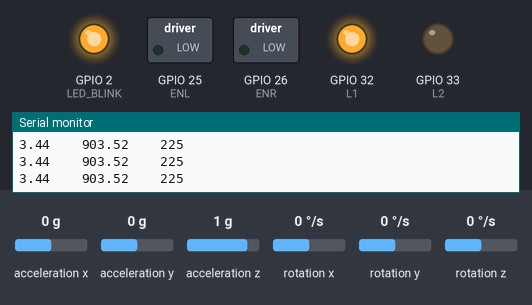
A sketch run on a simulated ESP32. Parts: switched loads named in the sketch (green lamp = pin HIGH), output pins drawn as LEDs (lit = HIGH), the last lines printed to the serial monitor. Wiring (inferred from the names in the program): MPU-6050 motion sensor at I2C address 0x68. The inputs (shaded band) are chosen by the test bench; at power-on: rotation y 0 °/s, acceleration x 0 g, acceleration y 0 g, acceleration z 1 g, rotation x 0 °/s, rotation z 0 °/s. Pins used as bus, display or sensor lines are not drawn.

Above: at 5.2 s.
5.3 s: rotation y set to -100 °/s
8.3 s: acceleration x set to -1.4 g
At 9.3 s:
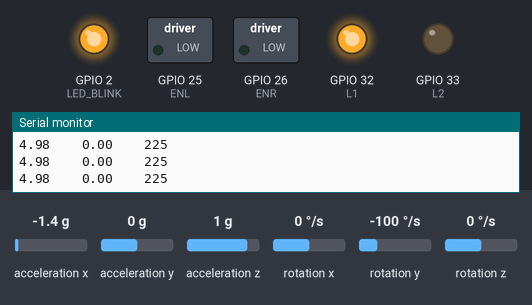
9.8 s: acceleration x set to 0 g
At 13.2 s:
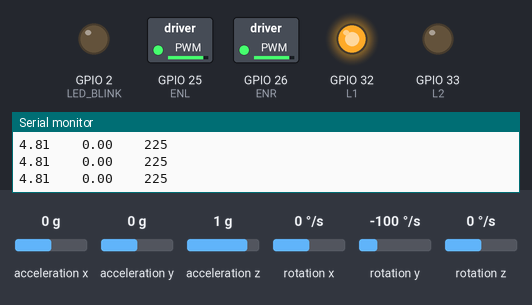
Timing chart, 0 to 14.7 s (numbered marks = the images above; inputs shaded):
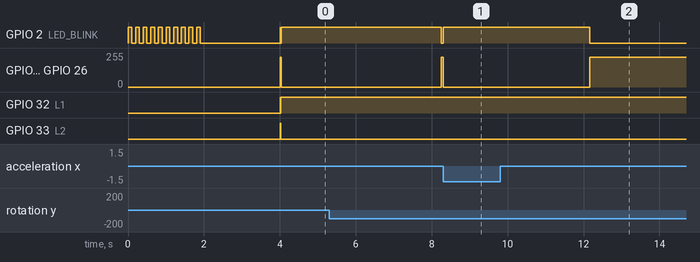

The sketch:

LSBR_embedded_code.ino
```cpp
// Includes
#include <Wire.h>

// Defines
#define   ENR   26
#define   R1    27
#define   R2    14

#define   ENL   25
#define   L1    32
#define   L2    33

#define   LED_BLINK   2

// Casting Functions
void blink_led(int times, double delay_ms);
void run_motor(int pwm_l, int pwm_r);

// Motor constants
const int pwm_frequency = 20000;
const int pwm_channel_1 = 0;
const int pwm_channel_2 = 1;
const int resolution = 8;
const int max_pwm = 225;

// Sensor constants
const int MPU_ADDRESS = 0x68;
const int MPU_SMPLRT_DIV = 0x19;
const int MPU_CONFIG = 0x1A;
const int MPU_GYRO_CONFIG = 0x1B;
const int MPU_ACCEL_CONFIG = 0x1C;
const int MPU_ACCEL_XOUT_H = 0x3B;
const int MPU_TEMP_OUT_H = 0x41;
const int MPU_GYRO_XOUT_H = 0x43;

const int MPU_CALIBRATION_SAMPLES = 3000;
const double MPU_SCALE_FACTOR_GYRO = 65.5;
const double MPU_SCALE_FACTOR_ACCEL = 8192;

// Filter parameters
const double FILTER_TAU = 0.98;

// Variables
long loopTimer, loopTimer2;
int temperature;
double accelPitch;
double accelRoll;
long acc_x, acc_y, acc_z;
double accel_x, accel_y, accel_z;
double gyroRoll, gyroPitch, gyroYaw;
int gyro_x, gyro_y, gyro_z;
double gyro_x_cal = 603.63, gyro_y_cal = 61657.97, gyro_z_cal = 57512.39;
double rotation_x, rotation_y, rotation_z;
double roll = 0.0, pitch = 0.0;
double angle_limit_l = 0.0, angle_limit_h = 5.0;
double dt;
bool flag_measure = 0;

// PID Parameters
const double kp = 68, ki = 6.55, kd = 0.0005;
double pid_p, pid_i, pid_d;
double error, error_previous;
double setpoint = 0;
int PID, dir;

void setup() {
  // Start I2C communication
  Wire.begin();
  Serial.begin(115200);

  // Setup Digital I/O Pins
  pinMode(LED_BLINK, OUTPUT);

  // Setup Motor Pins
  pinMode(ENL, OUTPUT);
  pinMode(L1, OUTPUT);
  pinMode(L2, OUTPUT);
  pinMode(ENR, OUTPUT);
  pinMode(R1, OUTPUT);
  pinMode(R2, OUTPUT);

  digitalWrite(L1, LOW);
  digitalWrite(L2, LOW);
  digitalWrite(R1, LOW);
  digitalWrite(R2, LOW);

  // Setup Motor PWM Parameters
  ledcSetup(pwm_channel_1, pwm_frequency, resolution);
  ledcAttachPin(ENR, pwm_channel_1);
  ledcSetup(pwm_channel_2, pwm_frequency, resolution);
  ledcAttachPin(ENL, pwm_channel_2);

  blink_led(5, 100);

  // Setup the registers of the MPU-6050 and start up
  setup_mpu_6050_registers();

  // Gyro calibration
  Serial.println("Calibrating gyro, place on level surface and do not move.");

  // Take calibration readings and find average offset
  // gyro_calibration();

  Serial.println("GYRO. CALIBRATION");
  Serial.println(gyro_x_cal);
  Serial.println(gyro_y_cal);
  Serial.println(gyro_z_cal);

  Serial.println("\nLET'S GO!\n");

  blink_led(5, 100);
  // Display headers
  // Serial.print("\nNote 1: Yaw is not filtered and will drift!\n");
  // Serial.print("\nNote 2: Make sure sampling frequency is ~250 Hz\n");
  // Serial.print("LET'S GO!\n");
  // Serial.print("Roll (deg)\t\t");
  // Serial.print("Pitch (deg)\t\t");
  // Serial.print("Yaw (deg)\t\t\n");
  delay(2000);

  error = 0;
  error_previous = error;

  // Reset the loop timer
  loopTimer = micros();
  loopTimer2 = micros();
}

void loop() {
  dt = (micros() - loopTimer2) * 1e-6;
  loopTimer2 = micros();

  // Read raw accelerometer and gyroscope data
  read_mpu_6050_data();

  // Subtract the offset calibration value
  gyro_x -= gyro_x_cal;
  gyro_y -= gyro_y_cal;
  gyro_z -= gyro_z_cal;

  // Convert to instantaneous degrees per second
  rotation_x = (double)gyro_x / MPU_SCALE_FACTOR_GYRO;
  rotation_y = (double)gyro_y / MPU_SCALE_FACTOR_GYRO;
  rotation_z = (double)gyro_z / MPU_SCALE_FACTOR_GYRO;

  // Convert to g-force
  accel_x = (double)acc_x / MPU_SCALE_FACTOR_ACCEL;
  accel_y = (double)acc_y / MPU_SCALE_FACTOR_ACCEL;
  accel_z = (double)acc_z / MPU_SCALE_FACTOR_ACCEL;

  // Complementary filter
  accelPitch = atan2(accel_y, accel_z) * RAD_TO_DEG;
  accelRoll = atan2(accel_x, accel_z) * RAD_TO_DEG;

  // gyroPitch += rotation_x * dt;
  // gyroRoll -= rotation_y * dt;
  // gyroYaw += rotation_z * dt;

  pitch = (FILTER_TAU) * (pitch + (rotation_x * dt)) + (1 - FILTER_TAU) * (accelPitch);
  roll = (FILTER_TAU) * (roll - (rotation_y * dt)) + (1 - FILTER_TAU) * (accelRoll);

  gyroRoll = roll - 11.2;

  if( abs(gyroRoll) >= angle_limit_l && abs(gyroRoll) <= angle_limit_h )
  {
    digitalWrite(LED_BLINK, LOW);

    // PID Implementation
    error = gyroRoll - setpoint;
    error = ((int)(error * 100 + .5) / 100.0);

    pid_p =  error;
    pid_i += error * dt;
    pid_d =  (error - error_previous) / dt;

    if( abs(gyroRoll) <= 0.1)
    {
      pid_p = 0;
      pid_i = 0;
      pid_d = 0;
    }

    PID = kp*pid_p + ki*pid_i + kd*pid_d;

    if (abs(gyroRoll) < 1)
    {
      dir = PID / abs(PID);
      PID += dir * 80;
    }

    if( abs(PID) >= max_pwm )
    {
      PID /= abs(PID);
      PID *= max_pwm;
    }

    run_motor(PID, PID);
    error_previous = error;
  }
  else
  {
    digitalWrite(LED_BLINK, HIGH);
    run_motor(0, 0);
  }

  // Data out to serial monitor
  Serial.print(error, 2);
  Serial.print("\t\t");
  Serial.print(pid_d, 2);
  Serial.print("\t\t");
  Serial.println(PID);

  // Wait until the loopTimer reaches 10638 (194Hz) before next loop
  while (micros() - loopTimer <= 8000);
  loopTimer = micros();
}

/* LED Functions */
void blink_led(int times, double delay_ms)
{
  for(int i = 0; i < times; i++)
  {
    digitalWrite(LED_BLINK, 1);
    delay(delay_ms);
    digitalWrite(LED_BLINK, 0);
    delay(delay_ms);
  }
}

/* Motor Functions */
void run_motor(int pwm_l, int pwm_r)
{

  if(pwm_r >= 0)
  {
    ledcWrite(pwm_channel_1, pwm_r);
    digitalWrite(R1, LOW);
    digitalWrite(R2, HIGH);
  }
  else
  {
    ledcWrite(pwm_channel_1, -1*pwm_r);
    digitalWrite(R1, HIGH);
    digitalWrite(R2, LOW);
  }

  if(pwm_l >= 0)
  {
    ledcWrite(pwm_channel_2, pwm_l);
    digitalWrite(L1, HIGH);
    digitalWrite(L2, LOW);
  }
  else
  {
    ledcWrite(pwm_channel_2, -1*pwm_l);
    digitalWrite(L1, LOW);
    digitalWrite(L2, HIGH);
  }
}

/* IMU Functions */
void read_mpu_6050_data()
{
  Wire.beginTransmission(MPU_ADDRESS);
  Wire.write(MPU_ACCEL_XOUT_H);
  Wire.endTransmission(false);
  Wire.requestFrom(MPU_ADDRESS, 14, true);

  acc_x = Wire.read() << 8 | Wire.read();
  acc_y = Wire.read() << 8 | Wire.read();
  acc_z = Wire.read() << 8 | Wire.read();
  temperature = Wire.read() << 8 | Wire.read();
  gyro_x = Wire.read() << 8 | Wire.read();
  gyro_y = Wire.read() << 8 | Wire.read();
  gyro_z = Wire.read() << 8 | Wire.read();
}

void setup_mpu_6050_registers()
{
  // Activate the MPU-6050
  Wire.beginTransmission(MPU_ADDRESS);
  Wire.write(0x6B);
  Wire.write(0x00);
  Wire.endTransmission();

  // Configure the sample rate divider
  Wire.beginTransmission(MPU_ADDRESS);
  Wire.write(MPU_SMPLRT_DIV);
  Wire.write(0x00);
  Wire.endTransmission();

  // Configure the accelerometer
  Wire.beginTransmission(MPU_ADDRESS);
  Wire.write(MPU_ACCEL_CONFIG);
  Wire.write(0x08); // 4g range
  Wire.endTransmission();

  // Configure the gyro
  Wire.beginTransmission(MPU_ADDRESS);
  Wire.write(MPU_GYRO_CONFIG);
  Wire.write(0x08); // 500 deg/s range
  Wire.endTransmission();
}

void gyro_calibration()
{
  for (int cal_int = 0; cal_int < MPU_CALIBRATION_SAMPLES; cal_int++) {
    read_mpu_6050_data();
    gyro_x_cal += gyro_x;
    gyro_y_cal += gyro_y;
    gyro_z_cal += gyro_z;

    delay(3);
  }

  gyro_x_cal /= MPU_CALIBRATION_SAMPLES;
  gyro_y_cal /= MPU_CALIBRATION_SAMPLES;
  gyro_z_cal /= MPU_CALIBRATION_SAMPLES;
}
```

Measured:
- after the input at 5.3 s, GPIO 2 (LED_BLINK): HIGH → LOW after 3.0 s; GPIO 25 (ENL), GPIO 26 (ENR): 0/255 → 224/255 after 3.0 s
- after the input at 8.3 s, GPIO 2 (LED_BLINK): LOW → HIGH at once; GPIO 25 (ENL), GPIO 26 (ENR): 224/255 → 0/255 at once
- after the input at 9.8 s, GPIO 2 (LED_BLINK): HIGH → LOW after 2.4 s; GPIO 25 (ENL), GPIO 26 (ENR): 0/255 → 224/255 after 2.4 s
